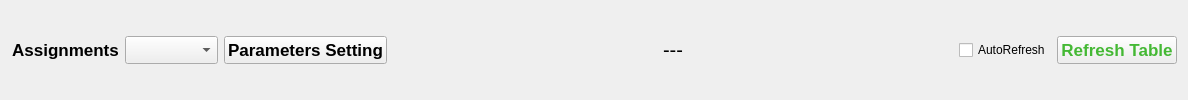
                <widget class="QWidget" name="widget_2" native="true">
                 <layout class="QHBoxLayout" name="horizontalLayout_5" stretch="0,0,0,1,0,1,0,0">
                  <property name="leftMargin">
                   <number>12</number>
                  </property>
                  <property name="topMargin">
                   <number>0</number>
                  </property>
                  <property name="bottomMargin">
                   <number>0</number>
                  </property>
                  <item>
                   <widget class="QLabel" name="label">
                    <property name="font">
                     <font>
                      <pointsize>13</pointsize>
                      <weight>75</weight>
                      <bold>true</bold>
                     </font>
                    </property>
                    <property name="layoutDirection">
                     <enum>Qt::LeftToRight</enum>
                    </property>
                    <property name="text">
                     <string>Assignments</string>
                    </property>
                    <property name="alignment">
                     <set>Qt::AlignCenter</set>
                    </property>
                   </widget>
                  </item>
                  <item>
                   <widget class="QComboBox" name="comboBox">
                    <property name="font">
                     <font>
                      <pointsize>13</pointsize>
                     </font>
                    </property>
                   </widget>
                  </item>
                  <item>
                   <widget class="QPushButton" name="pushButton_3">
                    <property name="font">
                     <font>
                      <pointsize>13</pointsize>
                      <weight>75</weight>
                      <bold>true</bold>
                     </font>
                    </property>
                    <property name="text">
                     <string>Parameters Setting</string>
                    </property>
                   </widget>
                  </item>
                  <item>
                   <spacer name="horizontalSpacer_20">
                    <property name="orientation">
                     <enum>Qt::Horizontal</enum>
                    </property>
                    <property name="sizeHint" stdset="0">
                     <size>
                      <width>40</width>
                      <height>20</height>
                     </size>
                    </property>
                   </spacer>
                  </item>
                  <item>
                   <widget class="QLabel" name="label_73">
                    <property name="sizeIncrement">
                     <size>
                      <width>0</width>
                      <height>0</height>
                     </size>
                    </property>
                    <property name="font">
                     <font>
                      <pointsize>15</pointsize>
                      <weight>50</weight>
                      <bold>false</bold>
                      <underline>false</underline>
                     </font>
                    </property>
                    <property name="text">
                     <string>---</string>
                    </property>
                    <property name="textFormat">
                     <enum>Qt::PlainText</enum>
                    </property>
                   </widget>
                  </item>
                  <item>
                   <spacer name="horizontalSpacer_2">
                    <property name="orientation">
                     <enum>Qt::Horizontal</enum>
                    </property>
                    <property name="sizeHint" stdset="0">
                     <size>
                      <width>500</width>
                      <height>20</height>
                     </size>
                    </property>
                   </spacer>
                  </item>
                  <item>
                   <widget class="QCheckBox" name="checkBox_3">
                    <property name="text">
                     <string>AutoRefresh</string>
                    </property>
                   </widget>
                  </item>
                  <item>
                   <widget class="QPushButton" name="pushButton_6">
                    <property name="font">
                     <font>
                      <pointsize>13</pointsize>
                      <weight>75</weight>
                      <bold>true</bold>
                     </font>
                    </property>
                    <property name="cursor">
                     <cursorShape>PointingHandCursor</cursorShape>
                    </property>
                    <property name="focusPolicy">
                     <enum>Qt::TabFocus</enum>
                    </property>
                    <property name="styleSheet">
                     <string notr="true">color: rgba(31, 172, 12, 211);</string>
                    </property>
                    <property name="text">
                     <string>Refresh Table</string>
                    </property>
                   </widget>
                  </item>
                 </layout>
                </widget>
